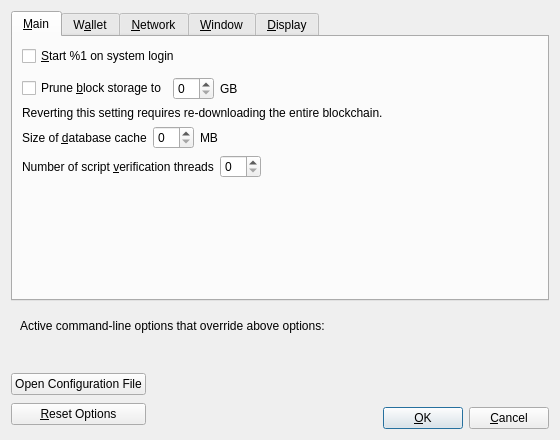
<?xml version="1.0" encoding="UTF-8"?>
<ui version="4.0">
 <class>OptionsDialog</class>
 <widget class="QDialog" name="OptionsDialog">
  <property name="geometry">
   <rect>
    <x>0</x>
    <y>0</y>
    <width>560</width>
    <height>440</height>
   </rect>
  </property>
  <property name="windowTitle">
   <string>Options</string>
  </property>
  <property name="modal">
   <bool>true</bool>
  </property>
  <layout class="QVBoxLayout" name="verticalLayout">
   <item>
    <widget class="QTabWidget" name="tabWidget">
     <property name="currentIndex">
      <number>0</number>
     </property>
     <widget class="QWidget" name="tabMain">
      <attribute name="title">
       <string>&amp;Main</string>
      </attribute>
      <layout class="QVBoxLayout" name="verticalLayout_Main">
       <item>
        <widget class="QCheckBox" name="bitcoinAtStartup">
         <property name="toolTip">
          <string>Automatically start %1 after logging in to the system.</string>
         </property>
         <property name="text">
          <string>&amp;Start %1 on system login</string>
         </property>
        </widget>
       </item>
       <item>
        <spacer name="horizontalSpacer_0_Main">
         <property name="orientation">
          <enum>Qt::Horizontal</enum>
         </property>
         <property name="sizeHint" stdset="0">
          <size>
           <width>40</width>
           <height>5</height>
          </size>
         </property>
        </spacer>
       </item>
       <item>
       <layout class="QHBoxLayout" name="horizontalLayout_Main_Prune">
        <item>
         <widget class="QCheckBox" name="prune">
          <property name="toolTip">
           <string>Disables some advanced features but all blocks will still be fully validated. Reverting this setting requires re-downloading the entire blockchain. Actual disk usage may be somewhat higher.</string>
          </property>
          <property name="text">
           <string>Prune &amp;block storage to</string>
          </property>
         </widget>
        </item>
        <item>
         <widget class="QSpinBox" name="pruneSize"/>
        </item>
         <item>
          <widget class="QLabel" name="pruneSizeUnitLabel">
           <property name="text">
            <string>GB</string>
           </property>
           <property name="textFormat">
            <enum>Qt::PlainText</enum>
           </property>
          </widget>
         </item>
         <item>
          <spacer name="horizontalSpacer_Main_Prune">
           <property name="orientation">
            <enum>Qt::Horizontal</enum>
           </property>
           <property name="sizeHint" stdset="0">
            <size>
             <width>40</width>
             <height>20</height>
            </size>
           </property>
          </spacer>
         </item>
        </layout>
       </item>
       <item>
        <widget class="QLabel" name="pruneWarning">
         <property name="text">
          <string>Reverting this setting requires re-downloading the entire blockchain.</string>
         </property>
         <property name="textFormat">
          <enum>Qt::PlainText</enum>
         </property>
        </widget>
       </item>
       <item>
        <layout class="QHBoxLayout" name="horizontalLayout_2_Main">
         <item>
          <widget class="QLabel" name="databaseCacheLabel">
           <property name="text">
            <string>Size of &amp;database cache</string>
           </property>
           <property name="textFormat">
            <enum>Qt::PlainText</enum>
           </property>
           <property name="buddy">
            <cstring>databaseCache</cstring>
           </property>
          </widget>
         </item>
         <item>
          <widget class="QSpinBox" name="databaseCache"/>
         </item>
         <item>
          <widget class="QLabel" name="databaseCacheUnitLabel">
           <property name="text">
            <string>MB</string>
           </property>
           <property name="textFormat">
            <enum>Qt::PlainText</enum>
           </property>
          </widget>
         </item>
         <item>
          <spacer name="horizontalSpacer_2_Main">
           <property name="orientation">
            <enum>Qt::Horizontal</enum>
           </property>
           <property name="sizeHint" stdset="0">
            <size>
             <width>40</width>
             <height>20</height>
            </size>
           </property>
          </spacer>
         </item>
        </layout>
       </item>
       <item>
        <layout class="QHBoxLayout" name="horizontalLayout_Main_VerifyLabel">
         <item>
          <widget class="QLabel" name="threadsScriptVerifLabel">
           <property name="text">
            <string>Number of script &amp;verification threads</string>
           </property>
           <property name="textFormat">
            <enum>Qt::PlainText</enum>
           </property>
           <property name="buddy">
            <cstring>threadsScriptVerif</cstring>
           </property>
          </widget>
         </item>
         <item>
          <widget class="QSpinBox" name="threadsScriptVerif">
           <property name="toolTip">
            <string>(0 = auto, &lt;0 = leave that many cores free)</string>
           </property>
          </widget>
         </item>
         <item>
          <spacer name="horizontalSpacer_Main_Threads">
           <property name="orientation">
            <enum>Qt::Horizontal</enum>
           </property>
           <property name="sizeHint" stdset="0">
            <size>
             <width>40</width>
             <height>20</height>
            </size>
           </property>
          </spacer>
         </item>
        </layout>
       </item>
       <item>
        <spacer name="verticalSpacer_Main">
         <property name="orientation">
          <enum>Qt::Vertical</enum>
         </property>
         <property name="sizeHint" stdset="0">
          <size>
           <width>20</width>
           <height>40</height>
          </size>
         </property>
        </spacer>
       </item>
      </layout>
     </widget>
     <widget class="QWidget" name="tabWallet">
      <attribute name="title">
       <string>W&amp;allet</string>
      </attribute>
      <layout class="QVBoxLayout" name="verticalLayout_Wallet">
       <item>
        <widget class="QGroupBox" name="groupBox">
         <property name="title">
          <string>Expert</string>
         </property>
         <layout class="QVBoxLayout" name="verticalLayout_2">
          <item>
           <widget class="QCheckBox" name="coinControlFeatures">
            <property name="toolTip">
             <string>Whether to show coin control features or not.</string>
            </property>
            <property name="text">
             <string>Enable coin &amp;control features</string>
            </property>
           </widget>
          </item>
          <item>
           <widget class="QCheckBox" name="spendZeroConfChange">
            <property name="toolTip">
             <string>If you disable the spending of unconfirmed change, the change from a transaction cannot be used until that transaction has at least one confirmation. This also affects how your balance is computed.</string>
            </property>
            <property name="text">
             <string>&amp;Spend unconfirmed change</string>
            </property>
           </widget>
          </item>
          <item>
           <widget class="QCheckBox" name="allowLegacyP2PKH">
            <property name="toolTip">
             <string>Legacy P2PKH addresses are discouraged since their use can result in lost coins. Do not enable this option unless you understand clearly what you are doing.</string>
            </property>
            <property name="text">
             <string>&amp;Allow legacy P2PKH addresses</string>
            </property>
           </widget>
          </item>
         </layout>
        </widget>
       </item>
       <item>
        <spacer name="verticalSpacer_Wallet">
         <property name="orientation">
          <enum>Qt::Vertical</enum>
         </property>
         <property name="sizeHint" stdset="0">
          <size>
           <width>20</width>
           <height>40</height>
          </size>
         </property>
        </spacer>
       </item>
      </layout>
     </widget>
     <widget class="QWidget" name="tabNetwork">
      <attribute name="title">
       <string>&amp;Network</string>
      </attribute>
      <layout class="QVBoxLayout" name="verticalLayout_Network">
       <item>
        <widget class="QCheckBox" name="mapPortUpnp">
         <property name="toolTip">
          <string>Automatically open the Bitcoin client port on the router. This only works when your router supports UPnP and it is enabled.</string>
         </property>
         <property name="text">
          <string>Map port using &amp;UPnP</string>
         </property>
        </widget>
       </item>
       <item>
        <widget class="QCheckBox" name="mapPortNatpmp">
         <property name="toolTip">
          <string>Automatically open the Bitcoin client port on the router. This only works when your router supports NAT-PMP and it is enabled. The external port could be random.</string>
         </property>
         <property name="text">
          <string>Map port using NA&amp;T-PMP</string>
         </property>
        </widget>
       </item>
       <item>
        <widget class="QCheckBox" name="allowIncoming">
         <property name="toolTip">
          <string>Accept connections from outside.</string>
         </property>
         <property name="text">
          <string>Allow incomin&amp;g connections</string>
         </property>
        </widget>
       </item>
       <item>
        <widget class="QCheckBox" name="connectSocks">
         <property name="toolTip">
          <string>Connect to the Bitcoin network through a SOCKS5 proxy.</string>
         </property>
         <property name="text">
          <string>&amp;Connect through SOCKS5 proxy (default proxy):</string>
         </property>
        </widget>
       </item>
       <item>
        <layout class="QHBoxLayout" name="horizontalLayout_1_Network">
         <item>
          <widget class="QLabel" name="proxyIpLabel">
           <property name="text">
            <string>Proxy &amp;IP:</string>
           </property>
           <property name="textFormat">
            <enum>Qt::PlainText</enum>
           </property>
           <property name="buddy">
            <cstring>proxyIp</cstring>
           </property>
          </widget>
         </item>
         <item>
          <widget class="QValidatedLineEdit" name="proxyIp">
           <property name="minimumSize">
            <size>
             <width>140</width>
             <height>0</height>
            </size>
           </property>
           <property name="maximumSize">
            <size>
             <width>140</width>
             <height>16777215</height>
            </size>
           </property>
           <property name="toolTip">
            <string>IP address of the proxy (e.g. IPv4: 127.0.0.1 / IPv6: ::1)</string>
           </property>
          </widget>
         </item>
         <item>
          <widget class="QLabel" name="proxyPortLabel">
           <property name="text">
            <string>&amp;Port:</string>
           </property>
           <property name="textFormat">
            <enum>Qt::PlainText</enum>
           </property>
           <property name="buddy">
            <cstring>proxyPort</cstring>
           </property>
          </widget>
         </item>
         <item>
          <widget class="QLineEdit" name="proxyPort">
           <property name="minimumSize">
            <size>
             <width>55</width>
             <height>0</height>
            </size>
           </property>
           <property name="maximumSize">
            <size>
             <width>55</width>
             <height>16777215</height>
            </size>
           </property>
           <property name="toolTip">
            <string>Port of the proxy (e.g. 9050)</string>
           </property>
          </widget>
         </item>
         <item>
          <spacer name="horizontalSpacer_1_Network">
           <property name="orientation">
            <enum>Qt::Horizontal</enum>
           </property>
           <property name="sizeHint" stdset="0">
            <size>
             <width>40</width>
             <height>20</height>
            </size>
           </property>
          </spacer>
         </item>
        </layout>
       </item>
       <item>
        <layout class="QHBoxLayout" name="horizontalLayout_2_Network">
         <item>
          <widget class="QLabel" name="proxyActiveNets">
           <property name="text">
            <string>Used for reaching peers via:</string>
           </property>
           <property name="textFormat">
            <enum>Qt::PlainText</enum>
           </property>
          </widget>
         </item>
         <item>
          <widget class="QCheckBox" name="proxyReachIPv4">
           <property name="enabled">
            <bool>false</bool>
           </property>
           <property name="toolTip">
            <string>Shows if the supplied default SOCKS5 proxy is used to reach peers via this network type.</string>
           </property>
           <property name="text">
            <string/>
           </property>
          </widget>
         </item>
         <item>
          <widget class="QLabel" name="proxyReachIPv4Label">
           <property name="text">
            <string>IPv4</string>
           </property>
           <property name="textFormat">
            <enum>Qt::PlainText</enum>
           </property>
          </widget>
         </item>
         <item>
          <widget class="QCheckBox" name="proxyReachIPv6">
           <property name="enabled">
            <bool>false</bool>
           </property>
           <property name="toolTip">
            <string>Shows if the supplied default SOCKS5 proxy is used to reach peers via this network type.</string>
           </property>
           <property name="text">
            <string/>
           </property>
          </widget>
         </item>
         <item>
          <widget class="QLabel" name="proxyReachIPv6Label">
           <property name="text">
            <string>IPv6</string>
           </property>
           <property name="textFormat">
            <enum>Qt::PlainText</enum>
           </property>
          </widget>
         </item>
         <item>
          <widget class="QCheckBox" name="proxyReachTor">
           <property name="enabled">
            <bool>false</bool>
           </property>
           <property name="toolTip">
            <string>Shows if the supplied default SOCKS5 proxy is used to reach peers via this network type.</string>
           </property>
           <property name="text">
            <string/>
           </property>
          </widget>
         </item>
         <item>
          <widget class="QLabel" name="proxyReachTorLabel">
           <property name="text">
            <string>Tor</string>
           </property>
           <property name="textFormat">
            <enum>Qt::PlainText</enum>
           </property>
          </widget>
         </item>
         <item>
          <spacer name="horizontalSpacer_2_Network">
           <property name="orientation">
            <enum>Qt::Horizontal</enum>
           </property>
           <property name="sizeHint" stdset="0">
            <size>
             <width>40</width>
             <height>20</height>
            </size>
           </property>
          </spacer>
         </item>
        </layout>
       </item>
       <item>
        <widget class="QCheckBox" name="connectSocksTor">
         <property name="toolTip">
          <string>Connect to the Bitcoin network through a separate SOCKS5 proxy for Tor onion services.</string>
         </property>
         <property name="text">
          <string>Use separate SOCKS&amp;5 proxy to reach peers via Tor onion services:</string>
         </property>
        </widget>
       </item>
       <item>
        <layout class="QHBoxLayout" name="horizontalLayout_3_Network">
         <item>
          <widget class="QLabel" name="proxyIpTorLabel">
           <property name="text">
            <string>Proxy &amp;IP:</string>
           </property>
           <property name="textFormat">
            <enum>Qt::PlainText</enum>
           </property>
           <property name="buddy">
            <cstring>proxyIpTor</cstring>
           </property>
          </widget>
         </item>
         <item>
          <widget class="QValidatedLineEdit" name="proxyIpTor">
           <property name="minimumSize">
            <size>
             <width>140</width>
             <height>0</height>
            </size>
           </property>
           <property name="maximumSize">
            <size>
             <width>140</width>
             <height>16777215</height>
            </size>
           </property>
           <property name="toolTip">
            <string>IP address of the proxy (e.g. IPv4: 127.0.0.1 / IPv6: ::1)</string>
           </property>
          </widget>
         </item>
         <item>
          <widget class="QLabel" name="proxyPortTorLabel">
           <property name="text">
            <string>&amp;Port:</string>
           </property>
           <property name="textFormat">
            <enum>Qt::PlainText</enum>
           </property>
           <property name="buddy">
            <cstring>proxyPortTor</cstring>
           </property>
          </widget>
         </item>
         <item>
          <widget class="QLineEdit" name="proxyPortTor">
           <property name="minimumSize">
            <size>
             <width>55</width>
             <height>0</height>
            </size>
           </property>
           <property name="maximumSize">
            <size>
             <width>55</width>
             <height>16777215</height>
            </size>
           </property>
           <property name="toolTip">
            <string>Port of the proxy (e.g. 9050)</string>
           </property>
          </widget>
         </item>
         <item>
          <spacer name="horizontalSpacer_4_Network">
           <property name="orientation">
            <enum>Qt::Horizontal</enum>
           </property>
           <property name="sizeHint" stdset="0">
            <size>
             <width>40</width>
             <height>20</height>
            </size>
           </property>
          </spacer>
         </item>
        </layout>
       </item>
       <item>
        <spacer name="verticalSpacer_Network">
         <property name="orientation">
          <enum>Qt::Vertical</enum>
         </property>
         <property name="sizeHint" stdset="0">
          <size>
           <width>20</width>
           <height>40</height>
          </size>
         </property>
        </spacer>
       </item>
      </layout>
     </widget>
     <widget class="QWidget" name="tabWindow">
      <attribute name="title">
       <string>&amp;Window</string>
      </attribute>
      <layout class="QVBoxLayout" name="verticalLayout_Window">
       <item>
        <widget class="QCheckBox" name="hideTrayIcon">
         <property name="toolTip">
          <string>Hide the icon from the system tray.</string>
         </property>
         <property name="text">
          <string>&amp;Hide tray icon</string>
         </property>
        </widget>
       </item>
       <item>
        <widget class="QCheckBox" name="minimizeToTray">
         <property name="toolTip">
          <string>Show only a tray icon after minimizing the window.</string>
         </property>
         <property name="text">
          <string>&amp;Minimize to the tray instead of the taskbar</string>
         </property>
        </widget>
       </item>
       <item>
        <widget class="QCheckBox" name="minimizeOnClose">
         <property name="toolTip">
          <string>Minimize instead of exit the application when the window is closed. When this option is enabled, the application will be closed only after selecting Exit in the menu.</string>
         </property>
         <property name="text">
          <string>M&amp;inimize on close</string>
         </property>
        </widget>
       </item>
       <item>
        <spacer name="verticalSpacer_Window">
         <property name="orientation">
          <enum>Qt::Vertical</enum>
         </property>
         <property name="sizeHint" stdset="0">
          <size>
           <width>20</width>
           <height>40</height>
          </size>
         </property>
        </spacer>
       </item>
      </layout>
     </widget>
     <widget class="QWidget" name="tabDisplay">
      <attribute name="title">
       <string>&amp;Display</string>
      </attribute>
      <layout class="QVBoxLayout" name="verticalLayout_Display">
       <item>
        <layout class="QHBoxLayout" name="horizontalLayout_1_Display">
         <item>
          <widget class="QLabel" name="langLabel">
           <property name="text">
            <string>User Interface &amp;language:</string>
           </property>
           <property name="textFormat">
            <enum>Qt::PlainText</enum>
           </property>
           <property name="buddy">
            <cstring>lang</cstring>
           </property>
          </widget>
         </item>
         <item>
          <widget class="QValueComboBox" name="lang">
           <property name="toolTip">
            <string>The user interface language can be set here. This setting will take effect after restarting %1.</string>
           </property>
          </widget>
         </item>
        </layout>
       </item>
       <item>
        <layout class="QHBoxLayout" name="horizontalLayout_2_Display">
         <item>
          <widget class="QLabel" name="unitLabel">
           <property name="text">
            <string>&amp;Unit to show amounts in:</string>
           </property>
           <property name="textFormat">
            <enum>Qt::PlainText</enum>
           </property>
           <property name="buddy">
            <cstring>unit</cstring>
           </property>
          </widget>
         </item>
         <item>
          <widget class="QValueComboBox" name="unit">
           <property name="toolTip">
            <string>Choose the default subdivision unit to show in the interface and when sending coins.</string>
           </property>
          </widget>
         </item>
        </layout>
       </item>
       <item>
        <layout class="QHBoxLayout" name="horizontalLayout_3_Display">
         <item>
          <widget class="QLabel" name="thirdPartyTxUrlsLabel">
           <property name="toolTip">
            <string>Third party URLs (e.g. a block explorer) that appear in the transactions tab as context menu items. %s in the URL is replaced by transaction hash. Multiple URLs are separated by vertical bar |.</string>
           </property>
           <property name="text">
            <string>&amp;Third party transaction URLs</string>
           </property>
           <property name="buddy">
            <cstring>thirdPartyTxUrls</cstring>
           </property>
          </widget>
         </item>
         <item>
          <widget class="QLineEdit" name="thirdPartyTxUrls">
           <property name="toolTip">
            <string>Third party URLs (e.g. a block explorer) that appear in the transactions tab as context menu items. %s in the URL is replaced by transaction hash. Multiple URLs are separated by vertical bar |.</string>
           </property>
          </widget>
         </item>
        </layout>
       </item>
       <item>
        <spacer name="verticalSpacer_Display">
         <property name="orientation">
          <enum>Qt::Vertical</enum>
         </property>
         <property name="sizeHint" stdset="0">
          <size>
           <width>20</width>
           <height>40</height>
          </size>
         </property>
        </spacer>
       </item>
      </layout>
     </widget>
    </widget>
   </item>
   <item>
    <widget class="QFrame" name="frame">
     <layout class="QVBoxLayout" name="verticalLayout_Bottom">
      <item>
       <layout class="QHBoxLayout" name="horizontalLayout_Bottom">
        <item>
         <widget class="QLabel" name="overriddenByCommandLineInfoLabel">
          <property name="text">
           <string>Active command-line options that override above options:</string>
          </property>
          <property name="textFormat">
           <enum>Qt::PlainText</enum>
          </property>
         </widget>
        </item>
        <item>
         <spacer name="horizontalSpacer_Bottom">
          <property name="orientation">
           <enum>Qt::Horizontal</enum>
          </property>
          <property name="sizeHint" stdset="0">
           <size>
            <width>40</width>
            <height>20</height>
           </size>
          </property>
         </spacer>
        </item>
       </layout>
      </item>
      <item>
       <widget class="QLabel" name="overriddenByCommandLineLabel">
        <property name="text">
         <string/>
        </property>
        <property name="textFormat">
         <enum>Qt::PlainText</enum>
        </property>
        <property name="wordWrap">
         <bool>true</bool>
        </property>
       </widget>
      </item>
     </layout>
    </widget>
   </item>
   <item>
    <layout class="QHBoxLayout" name="horizontalLayout_Buttons">
     <item>
      <layout class="QVBoxLayout" name="verticalLayout_Buttons">
       <item>
        <widget class="QPushButton" name="openBitcoinConfButton">
         <property name="toolTip">
          <string>Open the %1 configuration file from the working directory.</string>
         </property>
         <property name="text">
          <string>Open Configuration File</string>
         </property>
         <property name="autoDefault">
          <bool>false</bool>
         </property>
        </widget>
       </item>
       <item>
        <widget class="QPushButton" name="resetButton">
         <property name="toolTip">
          <string>Reset all client options to default.</string>
         </property>
         <property name="text">
          <string>&amp;Reset Options</string>
         </property>
         <property name="autoDefault">
          <bool>false</bool>
         </property>
        </widget>
       </item>
      </layout>
     </item>
     <item>
      <spacer name="horizontalSpacer_1">
       <property name="orientation">
        <enum>Qt::Horizontal</enum>
       </property>
       <property name="sizeHint" stdset="0">
        <size>
         <width>40</width>
         <height>48</height>
        </size>
       </property>
      </spacer>
     </item>
     <item>
      <widget class="QLabel" name="statusLabel">
       <property name="minimumSize">
        <size>
         <width>200</width>
         <height>0</height>
        </size>
       </property>
       <property name="font">
        <font>
         <weight>75</weight>
         <bold>true</bold>
        </font>
       </property>
       <property name="text">
        <string/>
       </property>
       <property name="textFormat">
        <enum>Qt::PlainText</enum>
       </property>
       <property name="wordWrap">
        <bool>true</bool>
       </property>
      </widget>
     </item>
     <item>
      <spacer name="horizontalSpacer_2">
       <property name="orientation">
        <enum>Qt::Horizontal</enum>
       </property>
       <property name="sizeHint" stdset="0">
        <size>
         <width>40</width>
         <height>48</height>
        </size>
       </property>
      </spacer>
     </item>
     <item>
      <layout class="QVBoxLayout" name="verticalLayout_4">
       <item>
        <spacer name="verticalSpacer">
         <property name="orientation">
          <enum>Qt::Vertical</enum>
         </property>
         <property name="sizeHint" stdset="0">
          <size>
           <width>20</width>
           <height>40</height>
          </size>
         </property>
        </spacer>
       </item>
       <item>
        <layout class="QHBoxLayout" name="horizontalLayout">
         <item>
          <widget class="QPushButton" name="okButton">
           <property name="text">
            <string>&amp;OK</string>
           </property>
           <property name="autoDefault">
            <bool>false</bool>
           </property>
           <property name="default">
            <bool>true</bool>
           </property>
          </widget>
         </item>
         <item>
          <widget class="QPushButton" name="cancelButton">
           <property name="text">
            <string>&amp;Cancel</string>
           </property>
           <property name="autoDefault">
            <bool>false</bool>
           </property>
          </widget>
         </item>
        </layout>
       </item>
      </layout>
     </item>
    </layout>
   </item>
  </layout>
 </widget>
 <customwidgets>
  <customwidget>
   <class>QValidatedLineEdit</class>
   <extends>QLineEdit</extends>
   <header>qt/qvalidatedlineedit.h</header>
  </customwidget>
  <customwidget>
   <class>QValueComboBox</class>
   <extends>QComboBox</extends>
   <header>qt/qvaluecombobox.h</header>
  </customwidget>
 </customwidgets>
 <resources/>
 <connections/>
</ui>
